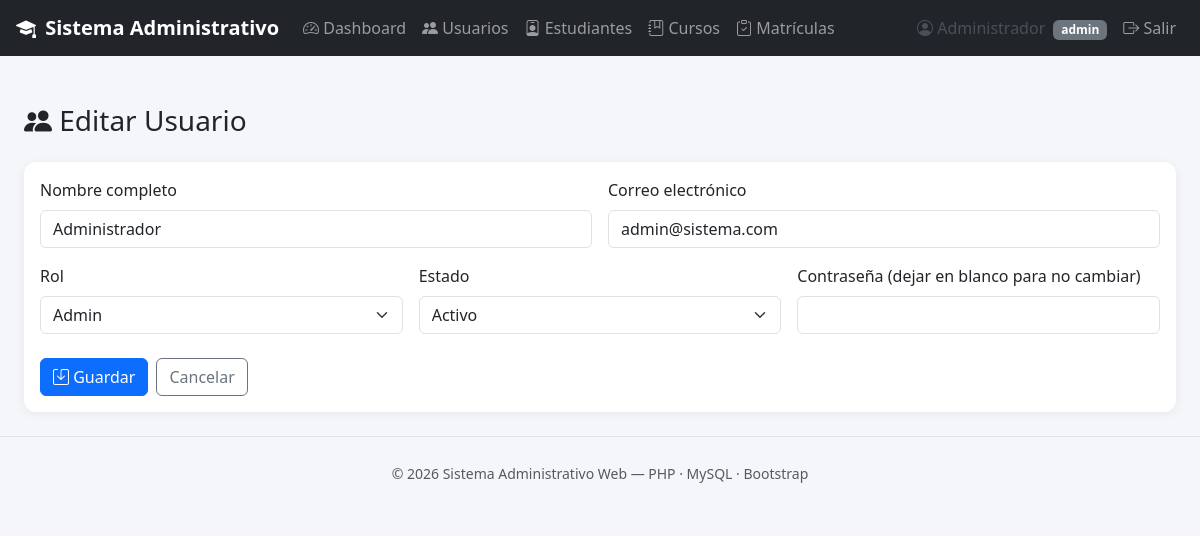
Screenshot of /usuarios/form.php?id=1 (signed in) with the database file from the repository.
### tables this page shows
CREATE TABLE usuarios (
    id INT AUTO_INCREMENT PRIMARY KEY,
    nombre VARCHAR(100) NOT NULL,
    email VARCHAR(150) NOT NULL UNIQUE,
    password VARCHAR(255) NOT NULL,           
    rol ENUM('admin','secretaria','docente') NOT NULL DEFAULT 'secretaria',
    estado ENUM('activo','inactivo') NOT NULL DEFAULT 'activo',
    created_at TIMESTAMP DEFAULT CURRENT_TIMESTAMP,
    updated_at TIMESTAMP DEFAULT CURRENT_TIMESTAMP ON UPDATE CURRENT_TIMESTAMP
);

### includes/funciones.php (called while the page is built, shortened)
<?php
function limpiar($valor) {
    return htmlspecialchars(trim($valor ?? ''), ENT_QUOTES, 'UTF-8');
}

### usuarios/form.php (the view, shortened to what this page needs)
<?php
require_once '../includes/funciones.php';
$pdo = conectarDB();
$usuario = ['id' => '', 'nombre' => '', 'email' => '', 'rol' => 'secretaria', 'estado' => 'activo'];
$esEdicion = false;
if (!empty($_GET['id'])) {
    $stmt = $pdo->prepare('SELECT * FROM usuarios WHERE id = ?');
    $stmt->execute([(int)$_GET['id']]);
    $encontrado = $stmt->fetch();
    if ($encontrado) {
        $usuario = $encontrado;
        $esEdicion = true;
    }
}
require_once '../includes/header.php';
?>
<h3 class="mb-4"><i class="bi bi-people-fill"></i> <?= $esEdicion ? 'Editar' : 'Nuevo' ?> Usuario</h3>
<div class="card card-dashboard">
  <div class="card-body">
    <form action="guardar.php" method="POST">
      <div class="row g-3">
        <div class="col-md-6">
          <label class="form-label">Nombre completo</label>
          <input type="text" name="nombre" class="form-control" required value="<?= limpiar($usuario['nombre']) ?>">
        </div>
        <div class="col-md-6">
          <label class="form-label">Correo electrónico</label>
          <input type="email" name="email" class="form-control" required value="<?= limpiar($usuario['email']) ?>">
        </div>
        <div class="col-md-4">
          <label class="form-label">Rol</label>
          <select name="rol" class="form-select">
            <?php foreach (['admin','secretaria','docente'] as $r): ?>
              <option value="<?= $r ?>" <?= $usuario['rol'] === $r ? 'selected' : '' ?>><?= ucfirst($r) ?></option>
            <?php endforeach; ?>
          </select>
        </div>
        <div class="col-md-4">
          <label class="form-label">Estado</label>
          <select name="estado" class="form-select">
            <option value="activo" <?= $usuario['estado'] === 'activo' ? 'selected' : '' ?>>Activo</option>
          </select>
        </div>
        <div class="col-md-4">
          <label class="form-label">Contraseña <?= $esEdicion ? '(dejar en blanco para no cambiar)' : '' ?></label>
          <input type="password" name="password" class="form-control" <?= $esEdicion ? '' : 'required' ?> minlength="6">
        </div>
      </div>
      <div class="mt-4 d-flex gap-2">
        <button type="submit" class="btn btn-primary"><i class="bi bi-save"></i> Guardar</button>
        <a href="index.php" class="btn btn-outline-secondary">Cancelar</a>
      </div>
    </form>
  </div>
</div>
<?php require_once '../includes/footer.php'; ?>

### assets/css/style.css (style rules this page uses)
body { background-color: #f4f6f9; }
.card-dashboard { border: none; border-radius: 0.75rem; box-shadow: 0 2px 10px rgba(0,0,0,0.06); transition: transform .15s ease; }

### rows the page displays
usuarios: nombre "Administrador", email "admin@sistema.com", rol "Admin", estado "Activo"

### other values shown
limpiar($_SESSION['usuario_nombre'] ?? '') "Administrador"
limpiar($_SESSION['usuario_rol'] ?? '') "admin"
